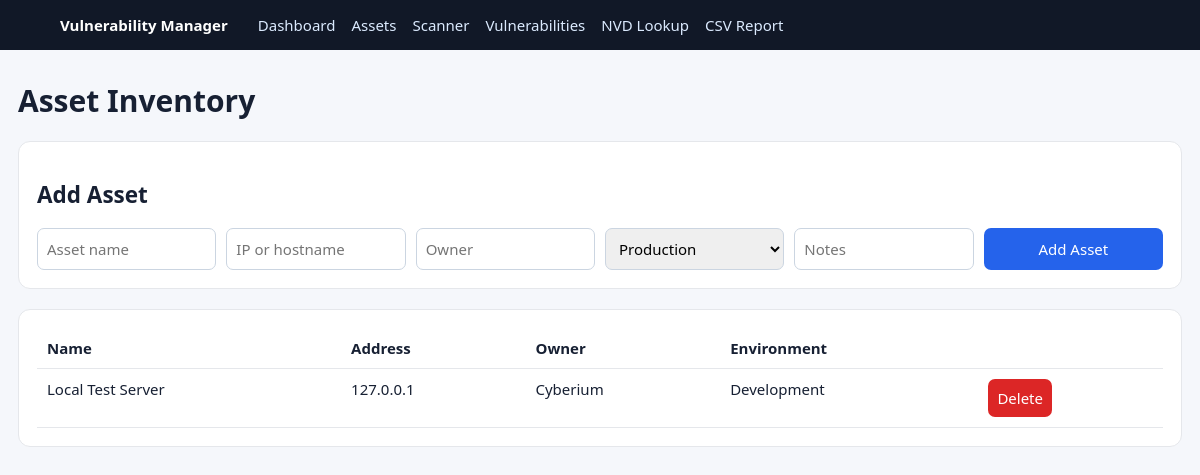
Page /assets on the committed database.
### tables this page shows
CREATE TABLE assets(
      id INTEGER PRIMARY KEY AUTOINCREMENT,name TEXT NOT NULL,address TEXT NOT NULL,
      owner TEXT,environment TEXT DEFAULT 'Production',notes TEXT,created_at TEXT NOT NULL);

### app.py (the view)
@app.route('/assets')
def assets(): return render_template('assets.html',assets=query_db('SELECT * FROM assets ORDER BY name'))

### app.py (called while the page is built)
@app.context_processor
def ctx(): return {'now':datetime.now(timezone.utc).strftime('%Y-%m-%d %H:%M UTC')}

@app.after_request
def add_api_headers(response):
    origin=request.headers.get('Origin')
    allowed={x.strip() for x in os.getenv('VULNERABILITY_CORS_ORIGINS','http://localhost:5173,http://127.0.0.1:5173').split(',') if x.strip()}
    if origin in allowed:
        response.headers['Access-Control-Allow-Origin']=origin
        response.headers['Vary']='Origin'
        response.headers['Access-Control-Allow-Headers']='Content-Type, Authorization'
        response.headers['Access-Control-Allow-Methods']='GET, POST, PATCH, DELETE, OPTIONS'
    if request.path.startswith('/api/'):
        response.headers['Cache-Control']='no-store'
    return response

### database.py (called while the page is built)
def get_db():
    c=sqlite3.connect(DB_PATH, timeout=10)
    c.row_factory=sqlite3.Row
    c.execute("PRAGMA foreign_keys=ON")
    return c

def query_db(sql,args=()):
    c=get_db()
    try: return c.execute(sql,args).fetchall()
    finally: c.close()

### templates/assets.html
{% extends 'base.html' %}{% block content %}<h1>Asset Inventory</h1><section class="panel"><h2>Add Asset</h2><form method="post" action="/assets/add" class="grid"><input name="name" placeholder="Asset name" required><input name="address" placeholder="IP or hostname" required><input name="owner" placeholder="Owner"><select name="environment"><option>Production</option><option>Development</option><option>Test</option><option>Lab</option></select><input name="notes" placeholder="Notes"><button>Add Asset</button></form></section><section class="panel"><table><tr><th>Name</th><th>Address</th><th>Owner</th><th>Environment</th><th></th></tr>{% for a in assets %}<tr><td>{{a.name}}</td><td>{{a.address}}</td><td>{{a.owner}}</td><td>{{a.environment}}</td><td><form method="post" action="/assets/delete/{{a.id}}"><button class="danger">Delete</button></form></td></tr>{% else %}<tr><td colspan="5">No assets yet.</td></tr>{% endfor %}</table></section>{% endblock %}

### static/css/style.css (style rules this page uses)
* { box-sizing:border-box }
body { margin:0;font:15px Segoe UI,Arial;background:#f5f7fb;color:#172033 }
.card,.panel { background:#fff;border:1px solid #e5e7eb;border-radius:12px;padding:18px;margin-bottom:20px }
.grid { display:grid;grid-template-columns:repeat(auto-fit,minmax(170px,1fr));gap:10px }
input,select,textarea,button { font:inherit;padding:9px;border:1px solid #cbd5e1;border-radius:7px }
button { background:#2563eb;color:#fff;border:0;cursor:pointer }
.danger { background:#dc2626 }
table { width:100%;border-collapse:collapse }
th,td { padding:10px;border-bottom:1px solid #e5e7eb;text-align:left;vertical-align:top }

### rows in the picture
assets: name "Local Test Server", address "127.0.0.1", owner "Cyberium", environment "Development"
